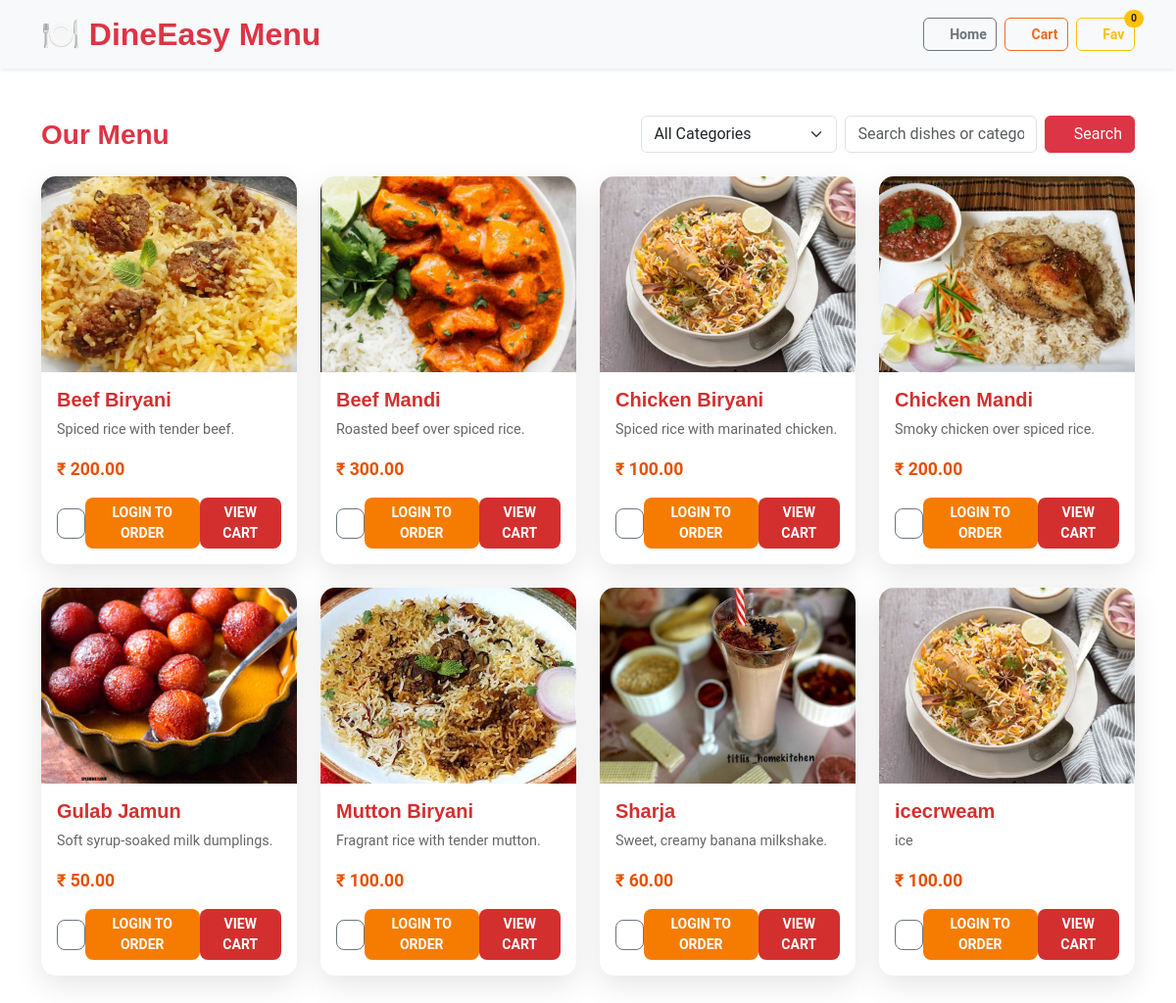
The page /menu/ on the database as committed earlier.
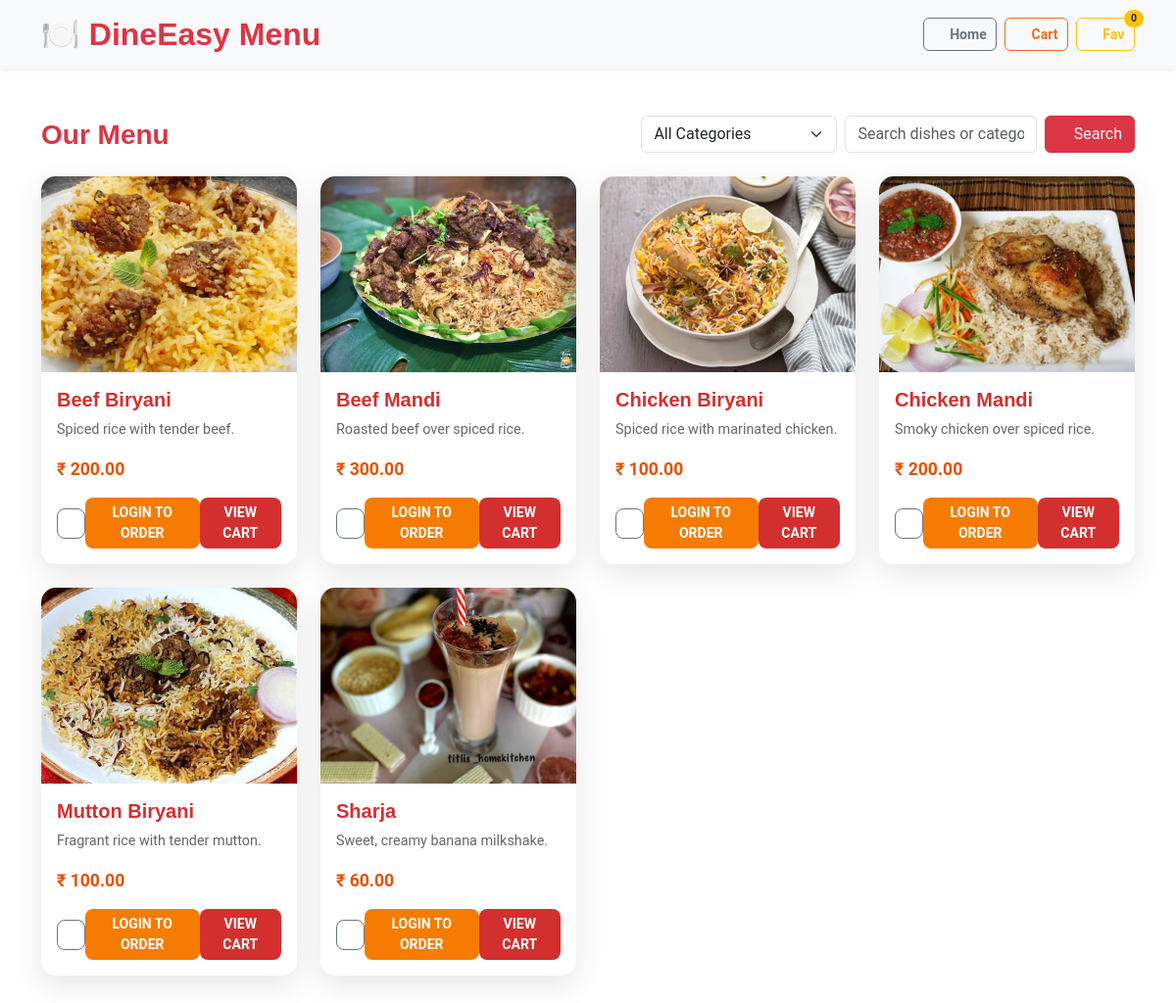
The same page on the database as committed later.
### admin_app/models.py (models this page shows)
class fooditems(models.Model):
    name = models.CharField(max_length=100)
    description = models.TextField()
    price = models.DecimalField(max_digits=10, decimal_places=2)
    category = models.ForeignKey(categorydb, on_delete=models.CASCADE)
    image = models.ImageField(upload_to='food_items/', blank=True, null=True)
    availability = models.BooleanField(default=True)

### customer_app/views.py (the view)
# urls.py: path('menu/', views.view_menu, name='view_menu'),
def view_menu(request):
    try:
        categories = categorydb.objects.all()
        selected_category = request.GET.get('category', '').strip() or None
        search_query = request.GET.get('q', '').strip()
        from django.db.models import Q
        foods_qs = fooditems.objects.select_related('category').filter(availability=True).order_by('name')
        if selected_category:
            try:
                selected_category_int = int(selected_category)
                foods_qs = foods_qs.filter(category_id=selected_category_int)
            except (ValueError, TypeError):
                selected_category = None
        if search_query:
            foods_qs = foods_qs.filter(
                Q(name__icontains=search_query)
                | Q(description__icontains=search_query)
                | Q(category__Category_name__icontains=search_query)
            )
        page = request.GET.get('page', '1').strip()
        try:
            page_num = int(page) if page else 1
        except (ValueError, TypeError):
            page_num = 1
        paginator = Paginator(foods_qs, 12)  # 12 items per page
        try:
            foods_page = paginator.page(page_num)
        except PageNotAnInteger:
            foods_page = paginator.page(1)
        except EmptyPage:
            foods_page = paginator.page(paginator.num_pages)
        foods_with_images = []
        for food in foods_page.object_list:
            try:
                if food.image:
                    _ = food.image.url
                foods_with_images.append(food)
            except Exception as e:
                import logging
                logger = logging.getLogger(__name__)
                logger.warning(f"Image error for food item {food.id}: {str(e)}")
                food.image = None
                foods_with_images.append(food)
        fav_list = request.session.get('favorites', [])
        fav_count = len(fav_list)
        try:
            fav_ids = set(int(x) for x in fav_list if x)
        except (ValueError, TypeError):
            fav_ids = set()
        context = {
            'categories': categories,
            'foods': foods_with_images,
            'page_obj': foods_page,
            'paginator': paginator,
            'selected_category': int(selected_category) if selected_category else None,
            'search_query': search_query,
            'cart_count': sum(_get_cart(request.session).values()) if 'cart' in request.session else 0,
            'fav_count': fav_count,
            'favorites': fav_ids,
        }
        return render(request, 'menu.html', context)
    except Exception as e:
        import logging
        logger = logging.getLogger(__name__)
        logger.error(f"Error in view_menu: {str(e)}", exc_info=True)
        messages.error(request, 'An error occurred while loading the menu. Please try again.')
        return redirect('customer_app:cust_home')

### customer_app/templates/menu.html (shortened to what this page needs)
{% load static %}
<!DOCTYPE html>
<html lang="en">
<head>
  <link href="{% static 'customer_app/vendors/bootstrap/css/bootstrap.min.css' %}" rel="stylesheet">
  <link href="{% static 'customer_app/vendors/bootstrap-icons/bootstrap-icons.css' %}" rel="stylesheet">
  <link href="{% static 'customer_app/vendors/aos/aos.css' %}" rel="stylesheet">
  <link href="{% static 'customer_app/vendors/glightbox/css/glightbox.min.css' %}" rel="stylesheet">
  <link href="{% static 'customer_app/vendors/swiper/swiper-bundle.min.css' %}" rel="stylesheet">
  <link href="{% static 'customer_app/css/main.css' %}" rel="stylesheet">
</head>
<body>
<header class="py-3 bg-light shadow-sm">
  <div class="container d-flex justify-content-between align-items-center">
    <h2 class="fw-bold text-danger mb-0">🍽️ DineEasy Menu</h2>
    <div class="d-flex gap-2">
      <a href="{% url 'customer_app:cust_home' %}" class="btn btn-outline-secondary btn-sm">
        <i class="bi bi-house"></i> Home
      </a>
      <a href="{% url 'customer_app:view_cart' %}" class="btn btn-outline-danger btn-sm position-relative">
        <i class="bi bi-cart3"></i> Cart
      </a>
      <a href="{% url 'customer_app:favorites' %}" id="favoritesButton" class="btn btn-outline-warning btn-sm position-relative" title="Favorites">
        <i class="bi bi-heart"></i> Fav
        <span id="fav-count" class="position-absolute top-0 start-100 translate-middle badge rounded-pill bg-warning text-dark">{{ fav_count|default:0 }}</span>
      </a>
    </div>
  </div>
</header>
<main class="container py-5" data-aos="fade-up">
  <div class="d-flex align-items-center justify-content-between mb-4">
    <h3 class="fw-bold text-danger mb-0">Our Menu</h3>
    <form method="get" class="d-flex gap-2" role="search">
      <select name="category" class="form-select" style="max-width:200px;">
        <option value="">All Categories</option>
      </select>
      <input type="text" name="q" value="{{ search_query }}" class="form-control" placeholder="Search dishes or categories" style="min-width:120px;max-width:360px;flex:1;">
      <button class="btn btn-danger" type="submit"><i class="bi bi-search"></i> Search</button>
    </form>
  </div>
  {% if foods %}
    <div class="row g-4">
      {% for item in foods %}
        <div class="col-12 col-sm-6 col-md-4 col-lg-3">
          <div class="menu-item">
            {% if item.image %}
              <img src="{{ item.image.url }}" alt="{{ item.name }}">
            {% else %}
              <img src="{% static 'customer_app/images/menu/menu-item-1.png' %}" alt="{{ item.name }}">
            {% endif %}
            <div class="content">
              <h5>{{ item.name }}</h5>
              <p>{{ item.description|default:"Tasty dish"|truncatechars:80 }}</p>
              <p class="price">₹ {{ item.price }}</p>
              <div class="d-flex justify-content-between mt-3">
                <div class="d-flex align-items-center gap-2">
                  <button type="button" class="btn btn-outline-secondary btn-sm fav-toggle" data-id="{{ item.id }}" title="Toggle favorite">
                    <i class="bi {% if item.id in favorites %}bi-heart-fill text-danger{% else %}bi-heart{% endif %}"></i>
                  </button>
                </div>
                {% if request.session.Username %}
                  <form method="post" action="{% url 'customer_app:add_to_cart' item.id %}">
                    {% csrf_token %}
                    <button class="btn btn-cart btn-sm" type="submit">Add to Cart</button>
                  </form>
                {% else %}
                  <a class="btn btn-cart btn-sm" href="{% url 'login' %}">Login to Order</a>
                {% endif %}
                <a class="btn btn-buy btn-sm" href="{% url 'customer_app:view_cart' %}">View Cart</a>
              </div>
            </div>
          </div>
        </div>
      {% endfor %}
    </div>
  {% endif %}
</main>
</body>
</html>

Rows that differ between the two databases and show on the page:
removed fooditems: image (picture), name "Gulab Jamun", description "Soft syrup-soaked milk dumplings.", price "50.00"
removed fooditems: image (picture), name "icecrweam", description "ice", price "100.00"
changed fooditems "Beef Mandi": image: a different picture
